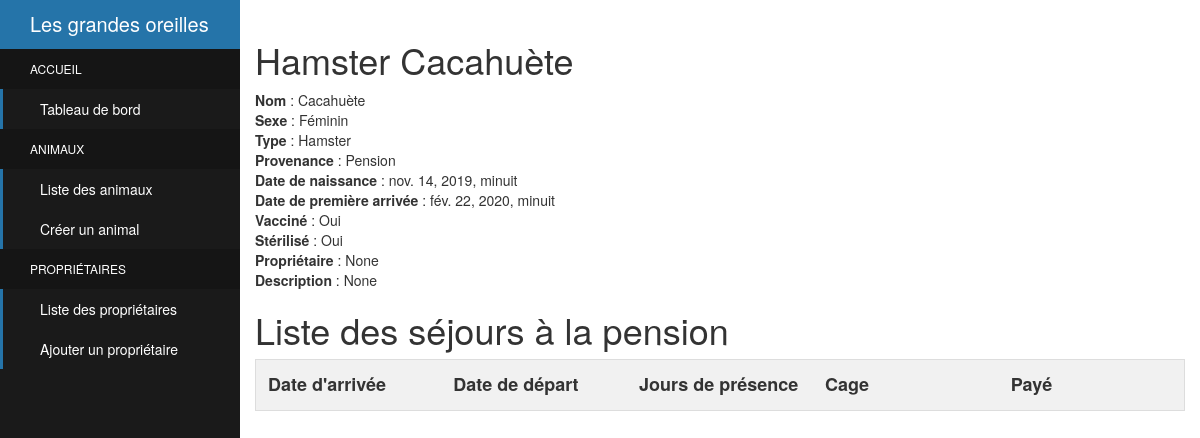
Page /applicationTest/animals/7 (signed in) on the earlier database version.
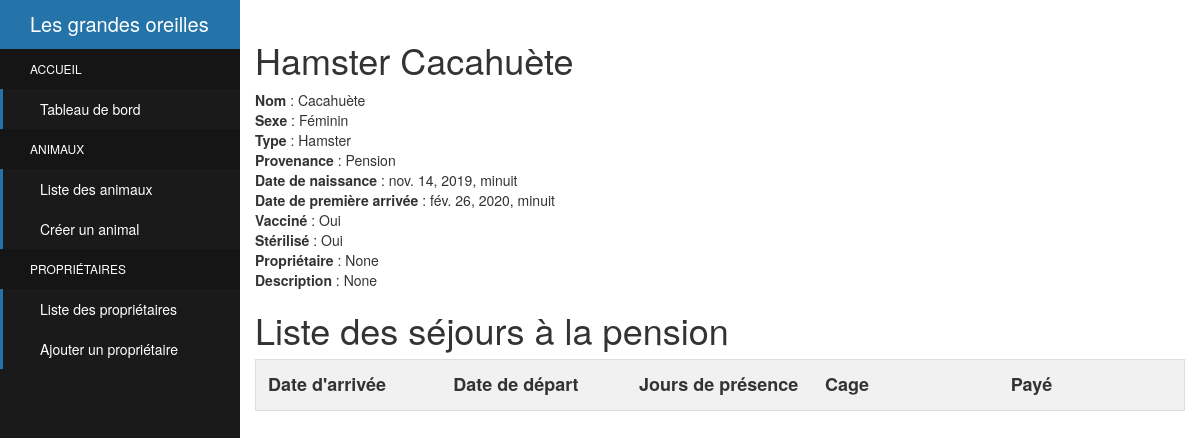
Same page on the later database version.
### applicationTest/models.py (models this page shows, shortened)
class Animal(models.Model):
    nom = models.CharField(max_length=100)
    date_naissance = models.DateTimeField(verbose_name = "Date de naissance", null=True)
    date_arrivee = models.DateTimeField(verbose_name = "Date de première arrivée", null=True)
    date_visite = models.DateTimeField(verbose_name = "Date de prochaine visite vétérinaire", null=True)
    date_adoption = models.DateTimeField(verbose_name = "Date d'adoption", null=True)
    description = models.CharField(max_length=2000, null=True, blank=True)
    type_animal = models.CharField(max_length=30, verbose_name="Type d'animal",choices=TYPE_DEMANDE)
    sexe = models.CharField(max_length=30, verbose_name="Sexe",choices=SEXE)
    origine = models.CharField(max_length=30, verbose_name="Origine",choices=ORIGINE, null=True)
    sterilise = models.CharField(max_length=30, verbose_name="Stérilisé",choices=OUI_NON, null=True)
    vaccine = models.CharField(max_length=30, verbose_name="Vacciné",choices=OUI_NON, null=True)
    proprietaire = models.ForeignKey(Proprietaire, on_delete=models.PROTECT, null=True, blank=True)
    adoption = models.OneToOneField(Adoption, on_delete=models.PROTECT, null=True, blank=True)
    def isFromPension(self):
         return self.origine == 'PENSION'

### templates/applicationTest/animal_detail.html (shortened to what this page needs)
{% extends "applicationTest/base.html" %}
{% block content %}
<h1>{{animal.get_type_animal_display}} {{animal.nom}} </h1>
<p>
    <strong> Nom </strong> : {{animal.nom}} <br>
	<strong> Sexe </strong> : {{animal.get_sexe_display}} <br>
	<strong> Type </strong> : {{animal.get_type_animal_display}} <br>
	<strong> Provenance </strong> : {{animal.get_origine_display}} <br>
	<strong> Date de naissance </strong> : {{animal.date_naissance}} <br>
	<strong> Date de première arrivée </strong> : {{animal.date_arrivee}} <br>
	<strong> Vacciné </strong> : {{animal.get_vaccine_display}} <br>
	<strong> Stérilisé </strong> : {{animal.get_sterilise_display}} <br>
	{% if animal.isFromPension %}
	<strong> Propriétaire </strong> : {{animal.proprietaire}} <br>
	{% endif %}
	<strong> Description </strong> : {{animal.description}} <br>
</p>
{% if animal.isFromPension %}
    <h1> Liste des séjours à la pension</h1>
	<table id="myTable">
        <tr class="header">
            <th style="width:20%;">Date d'arrivée</th>
            <th style="width:20%;">Date de départ</th>
	        <th style="width:20%;">Jours de présence</th>
	        <th style="width:20%;">Cage</th>
	        <th style="width:20%;">Payé</th>
       </tr>
    </table>
{% endif %}
{% endblock %}

Differences in the rows shown:
changed Animal "Hamster": date_arrivee "fév. 22, 2020, minuit" → "fév. 26, 2020, minuit"
